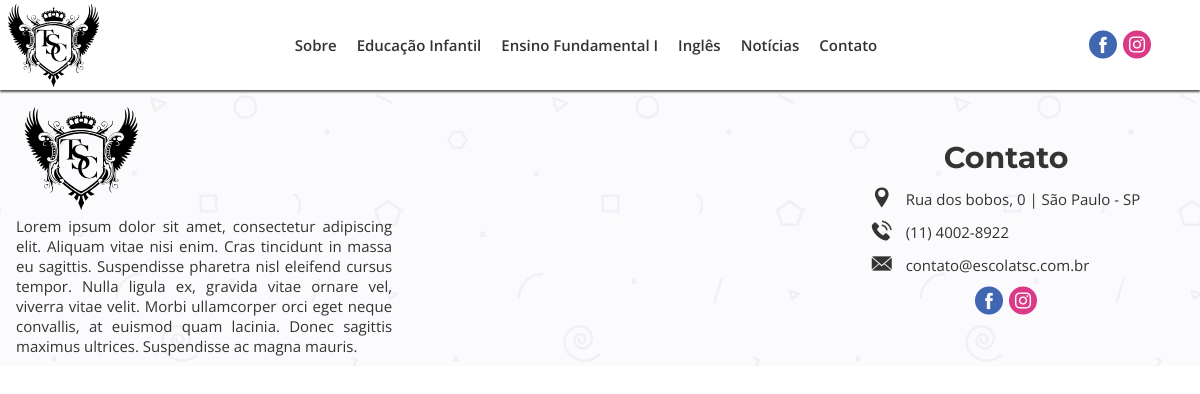
Screenshot of /sobre with the database file from the repository.
### tables this page shows
CREATE TABLE `menu_itens` (
  `id_menu` int(11) NOT NULL,
  `titulo_menu` varchar(50) NOT NULL,
  `url_menu` varchar(200) NOT NULL
);

CREATE TABLE `postagens` (
  `id_postagens` int(11) NOT NULL,
  `titulo_postagens` varchar(100) NOT NULL,
  `desc_postagens` text DEFAULT NULL,
  `conteudo_postagens` text NOT NULL,
  `tags_postagens` varchar(150) DEFAULT NULL,
  `data_criacao_postagens` date NOT NULL,
  `data_modificacao_postagens` date DEFAULT NULL,
  `total_visualizacao_postagens` int(11) DEFAULT 0,
  `ch_autor_postagens` int(11) NOT NULL,
  `status_postagens` int(11) NOT NULL,
  `url_postagens` varchar(200) NOT NULL,
  `categ_postagens` int(11) DEFAULT NULL,
  `capa_post` int(11) DEFAULT NULL
);

### index.php (called while the page is built, shortened)
<?php
    require_once("_funcPHP/config.php");
    $url = strip_tags(trim(filter_input(INPUT_GET, "page", FILTER_DEFAULT))) == "" ? "home" : strip_tags(trim(filter_input(INPUT_GET, "page", FILTER_DEFAULT)));
    $contPag = new conteudoPost();
    $dadosPagina = $contPag->conteudoPag($url);
    $html = new esqueleto($dadosPagina);
    $html->html5();
?>

### _funcPHP/config.php (called while the page is built, shortened)
<?php
function autoLoadClasses($class) {
    $baseDiretorios = ['MySql', "_HTML"];
    $analise = null;
    foreach ($baseDiretorios as $nomeDiretorio):
        if (!$analise && file_exists(__DIR__ . "/$nomeDiretorio/$class.php")):
            $analise = true;
        endif;
    endforeach;
}

### _funcPHP/MySql/conexaoBD.php (called while the page is built)
<?php
class conexaoBD {
    public static $instance;
    private static $sql = "mysql:host=" . HOST . ";dbname=" . BANK;
    private static $user = USER;
    private static $pass = PASS;
    public static function getInstance() {
        if (!isset(self::$instance)) {
            self::$instance = new PDO(self::$sql, self::$user, self::$pass, array(PDO::MYSQL_ATTR_INIT_COMMAND => "SET NAMES utf8"));
            self::$instance->setAttribute(PDO::ATTR_ERRMODE, PDO::ERRMODE_EXCEPTION);
            self::$instance->setAttribute(PDO::ATTR_ORACLE_NULLS, PDO::NULL_EMPTY_STRING);
        }
        return self::$instance;
    }
}

### _funcPHP/MySql/conteudoFooter.php (called while the page is built)
<?php
class conteudoFooter extends conexaoBD{
    private $conect;
    function __construct(){
        $this->conect = conexaoBD::getInstance();
    }
    public function descFooter(){
        try{
            $sql = "SELECT desc_postagens FROM postagens where url_postagens = 'sobre'";
            $letsGo = $this->conect->prepare($sql);
            $letsGo->execute();
            $res = $letsGo->fetch(PDO::FETCH_NUM);
            return $res[0];
        }catch(Exception $e){
            return $e->getMessage();
        }
    }
}

### _funcPHP/MySql/conteudoMenu.php (the view)
<?php
class conteudoMenu extends conexaoBD{
    private $conect;
    function __construct(){
        $this->conect = conexaoBD::getInstance();
    }
    public function getItensMenu(){
        try {
            $sql = "SELECT * FROM menu_itens";
            $letsGo = $this->conect->prepare($sql);
            $letsGo->execute();
            return $letsGo->fetchAll(PDO::FETCH_NUM);
        } catch (Exception $e) {
            echo $e->getMessage();
        }
    }
    public function getDescMenu($url){
        try{
            $sql = "SELECT desc_postagens FROM postagens WHERE url_postagens = :url_post";
            $letsGo = $this->conect->prepare($sql);
            $letsGo->bindValue(":url_post", $url);
            $letsGo->execute();
            return $letsGo->fetch(PDO::FETCH_NUM);
        }catch(Exception $e){
        }
    }
    public function ListaMenu(){
        $res = $this->getItensMenu();
        for($x = 0; $x < count($res); $x++){
            $descLink = $this->getDescMenu($res[$x][2]);
            @$descLink = substr($descLink[0], 0, 200);
            $res[$x] = "<li id='itens-menu-".$x."' class='pabx7'><a href='".$res[$x][2]."' alt='".$descLink."'>".$res[$x][1]."</a></li>";
        }
        return $res = implode("",$res);
    }
}

### _funcPHP/_HTML/esqueleto.php (shortened to what this page needs)
<?php
class esqueleto{
    private $conteudoPag;
    function __construct($dataPost){
        $this->conteudoPag = $dataPost;
    }
    public function html5(){
        $listaArquivos = new listarArquivos();
        $base =
        "<!DOCTYPE html5>".
        "<html lang = 'pt-br'>".
        "<head>".
            "<title>Escola TSC | ".ucfirst(@$this->conteudoPag["titulo_postagens"])."</title>".
            "<meta charset = 'UTF-8'/>".
            "<meta name='description' content='".@$this->conteudoPag["desc_postagens"]."'>".
            "<meta name='keywords' content='".@$this->conteudoPag["tags_postagens"]."'>".
            "<meta name='author' content='Antonio Walber - antoniowalber3000@hotmail.com.br'>".
            "<meta name='viewport' content='width=device-width, initial-scale=1.0'>".
            "<meta http-equiv='X-UA-Compatible' content='ie=edge'>".
            "<link rel='stylesheet' href='https://ajax.googleapis.com/ajax/libs/jqueryui/1.12.1/themes/smoothness/jquery-ui.css'>".
            "<link rel='shortcut icon' href='_midiasT/_imagensT/icon.ico' type='image/x-icon' />".
            $listaArquivos->listarCss().
        "</head>".
        "<body>".
        "<div id='container' class='pabx1'>".
            $this->cabecalho().
            "<div id = 'corpo-pagina'>".
                $this->paginacao().
            "</div>".
            $this->rodape().
        "</div>".
        "</body>".
        "</html>"
        ;
        echo $base;
    }
    private function cabecalho(){
        $contMenu = new conteudoMenu();
        $cabecalho =
        "<header id='cabecalho' class='pabx2'>".
            "<div id='logo' class='pabx3'>".
                "<a href='".URLBASE."' alt='pagina inicial do site'><img src='_midiasT/_imagensT/logo.svg' alt='logotipo escola primeira'/></a>".
            "</div>".
            "<div id='menu' class='pabx4'>".
                "<nav id='navegacao' class='pabx5'>".
                    "<input id='tab-nav' type='checkbox' class='tab-nav'/>".
                    "<label for='tab-nav' class='tab-nav-label'><i class='flaticon-menu-button-of-three-horizontal-lines'></i></label>".
                    "<menu id='corpo-menu' class='pabx6'>"
                        .$contMenu->ListaMenu().
                    "</menu>".
                "</nav>".
            "</div>".
            "<div id='redes-sociais' class='pabx8'>".
                "<a href='https://pt-br.facebook.com/' onmousemove=\"document.getElementById('balaof').style.display='block'\" onmouseout=\"document.getElementById('balaof').style.display='none'\" target='_blank' rel='noopener noreferrer' class='linkSocial'><i class='flaticon-facebook-logo-button socialMedia' id='facebook'></i></a>".
                "<a href='https://www.instagram.com/' onmousemove=\"document.getElementById('balaoi').style.display='block'\" onmouseout=\"document.getElementById('balaoi').style.display='none'\" target='_blank' rel='noopener noreferrer' class='linkSocial'><i class='flaticon-instagram socialMedia' id='instagram'></i></a>".
                "<div id='balaof' class='balao'><p>fb/escolatsc</p></div>".
                "<div id='balaoi' class='balao'><p>@escolatsc</p></div>".
            "</div>".
        "</header>";
        return $cabecalho;
    }
    private function rodape(){
        $contFooter = new conteudoFooter();
        $rodape =
        "<footer id='rodape' class='pabx9'>".
            "<div class='pabx10'>".
                "<div id='logo' class='pabx11'>".
                    "<a href='".URLBASE."' alt='Pagina inicial do site'><img src='_midiasT/_imagensT/logo.svg' alt='logotipo escola primeira'/></a>".
                "</div>".
                "<div class='pabx12' id='desc-footer'>".
                   "<a href='a-escola-primeira' alt='".$contFooter->descFooter()."'>" .$contFooter->descFooter(). "</a>".
                "</div>".
            "</div>".
            "<div class='pabx10' id='mapa-escola'>".
                "<iframe src='https://www.google.com/maps/embed?pb=!1m18!1m12!1m3!1d147708.7333704633!2d-45.65175222808894!3d-24.124031904571087!2m3!1f0!2f0!3f0!3m2!1i1024!2i768!4f13.1!3m3!1m2!1s0x94d25eb79db5dc93%3A0x13af0844526a5472!2sRef%C3%BAgio%20de%20Vida%20Silvestre%20do%20Arquip%C3%A9lago%20de%20Alcatrazes!5e0!3m2!1spt-BR!2sbr!4v1590716877943!5m2!1spt-BR!2sbr' width='600' height='450' frameborder='0' style='border:0;' allowfullscreen='' aria-hidden='false' tabindex='0'></iframe>".
            "</div>".
            "<div class='pabx10' id='contact'>".
                "<div class='pabx15' id='title-contact'>".
                    "<h1>Contato</h1>".
                "</div>".
                "<div class='pabx15' id='infos-contact'>".
                    "<p><i class='flaticon-placeholder-black-shape-for-localization-on-maps'></i><a target='_blank' rel='noopener noreferrer' href='https://goo.gl/maps/AhcGYK8L1g5hPTFk7'> Rua dos bobos, 0 | São Paulo - SP</a></p>".
                    "<p><i class='flaticon-telephone'></i><a href='tel:1138424500'> (11) 4002-8922</a></p>".
                    "<p><i class='flaticon-close-envelope'></i><a href='mailto:contato@escolatsc.com.br'> contato@escolatsc.com.br</a></p>".
                "</div>".
                "<div class='pabx15' id='redes-sociais'>".
                    "<a href='https://pt-br.facebook.com/' target='_blank' rel='noopener noreferrer' class='linkSocial'><i class='flaticon-facebook-logo-button socialMedia' id='facebook'></i></a>".
                    "<a href='https://www.instagram.com/'  target='_blank' rel='noopener noreferrer' class='linkSocial'><i class='flaticon-instagram socialMedia' id='instagram'></i></a>".
                    "<div id='balaofc' class='balao'><p>fb/escola.primeira</p></div>".
                    "<div id='balaoic' class='balao'><p>@escolaprimeira</p></div>".
                "</div>".
            "</div>".
        "</footer>";
        return $rodape;
    }
}

### _css/style.css (style rules this page uses)
* { margin: 0; padding: 0; }
#container { max-width: 1364px; width: 100%; margin: 0 auto; padding: 0; overflow-x: hidden; display: flex; flex-direction: column; }
#cabecalho { width: 100%; height: 90px; background-color: #fff; box-shadow: 0 2px 2px #555; position: fixed; z-index: 120; top: 0; left: 0; margin: 0 auto; padding: 0; display: flex; }
#logo { width: 8%; display: flex; align-items: center; justify-content: center; padding: 5px; }
#logo img { width: 100%; height: auto; }
#menu { width: 80%; height: auto; position: relative; }
#corpo-menu { width: 100%; height: 100%; list-style: none; font-size: 15px; font-family: 'Open Sans', sans-serif; display: flex; align-items: center; justify-content: center; flex-wrap: wrap; }
#corpo-menu li.pabx7 { margin: 0 10px; }
#corpo-menu li.pabx7 a { text-decoration: none; color: #333; font-weight: 600; position: relative; transition: 0.4s; }
#corpo-menu li.pabx7 a:before { content: ""; width: 0px; height: 3px; background: #363432; position: absolute; top: 100%; left: 0; transition: 0.5s; mix-blend-mode: multiply; }
#corpo-menu li.pabx7 a:after { content: ""; width: 0px; height: 3px; background: #a1a39d; position: absolute; top: 100%; right: 0; transition: 0.5s; mix-blend-mode: multiply; }
#redes-sociais { width: 9%; font-size: 28px; display: flex; justify-content: center; align-items: center; position: relative; right: 0; }
#redes-sociais.pabx15 { width: 20%; }
#redes-sociais a { text-decoration: none; }
#redes-sociais i { margin: 0 3px; }
#redes-sociais i#facebook { color: #4267B2; }
#redes-sociais i#instagram { color: #DB3A86; }
#rodape { width: 100%; display: flex; flex-direction: row; align-items: center; justify-content: center; background-image: url("../_imagensT/fundo.jpg"); position: relative; bottom: 0; padding: 10px; height: auto; }
#rodape .pabx10 { width: 33%; display: flex; flex-direction: column; align-items: center; justify-content: center; }
#rodape .pabx10 #logo { width: 30%; align-self: flex-start; }
#rodape .pabx10 #desc-footer a { font-size: 15px; font-family: 'Open Sans', sans-serif; text-align: justify; text-decoration: none; color: #333; display: block; width: 95%; }
#rodape #mapa-escola iframe { width: 90%; height: 250px; }
#rodape #contact #title-contact h1 { font-family: 'Montserrat', sans-serif; font-size: 30px; color: #363432; }
#rodape #contact #infos-contact p { margin: 10px 0; }
#rodape #contact #infos-contact i { color: #363432; font-size: 20px; }
#rodape #contact #infos-contact a { font-family: 'Open Sans', sans-serif; font-size: 15px; color: #333; text-decoration: none; margin-left: 10px; }

### rows the page displays
menu_itens: titulo_menu "Sobre"
menu_itens: titulo_menu "Educação Infantil"
menu_itens: titulo_menu "Ensino Fundamental I"
menu_itens: titulo_menu "Inglês"
menu_itens: titulo_menu "Notícias"
menu_itens: titulo_menu "Contato"
postagens: desc_postagens "Lorem ipsum dolor sit amet, consectetur adipiscing elit. Aliquam vitae nisi enim. Cras tincidunt in massa eu sagittis. Suspendisse pharetra nisl eleifend cursus tempor. Nulla ligula ex, gravida vitae ornare vel, viverra vitae velit. Morbi ullamcorper orci eget neque convallis, at euismod quam lacinia. Donec sagittis maximus ultrices. Suspendisse ac magna mauris."
